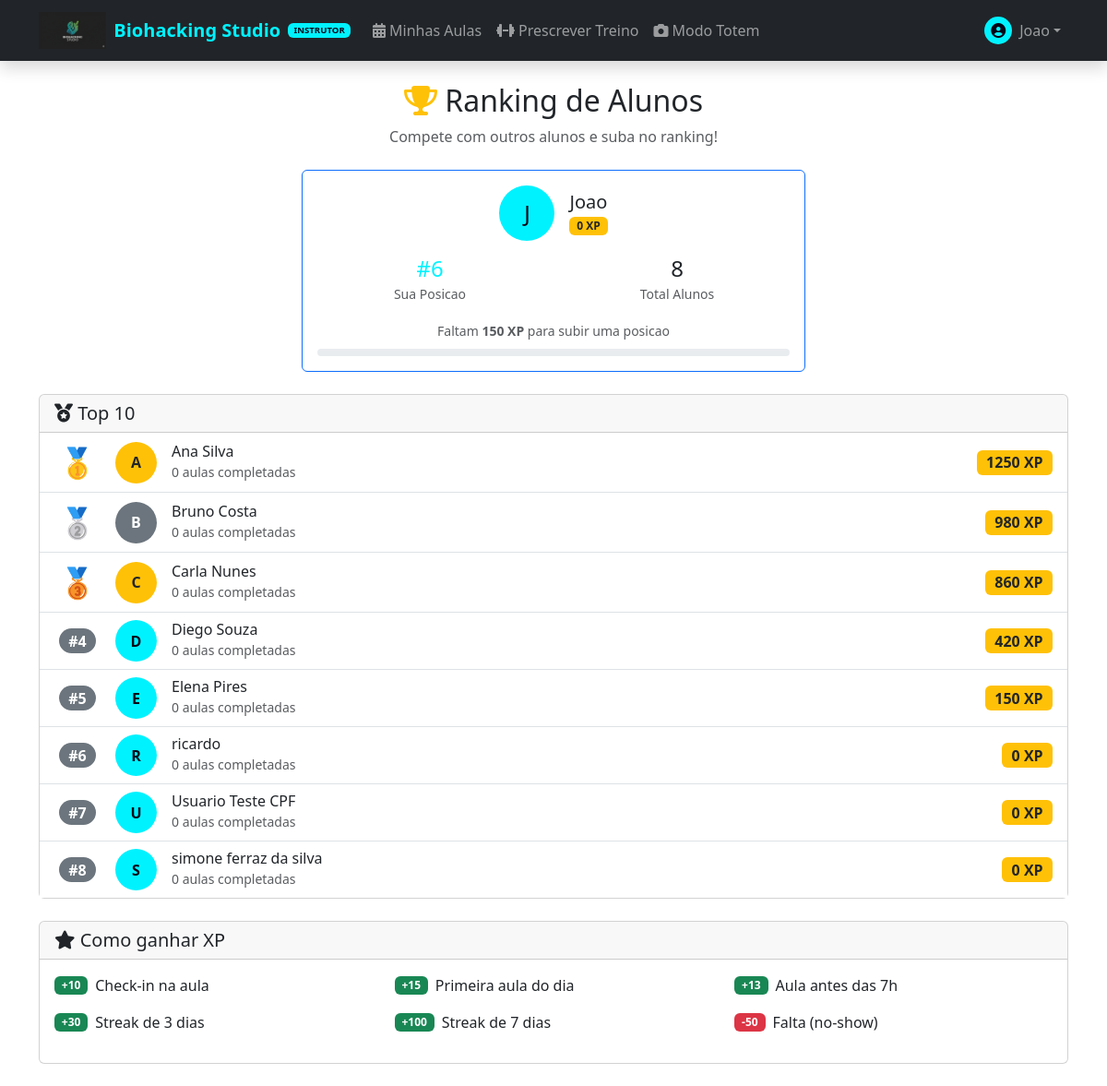
Before: /student/ranking (signed in) with the older database file.
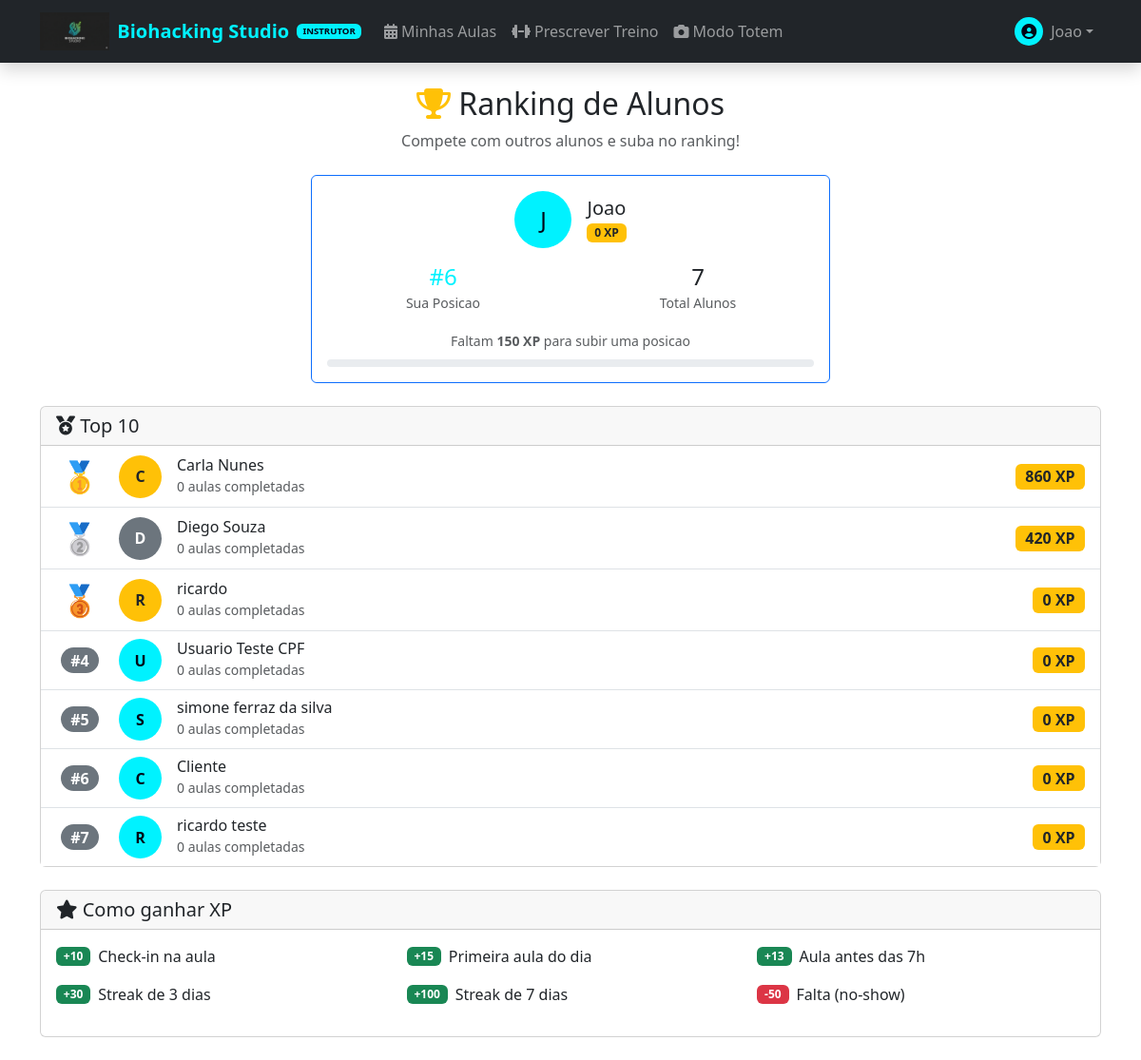
After: the same page with the newer database file.
### app/models/user.py (models this page shows, shortened)
class User(UserMixin, db.Model):
    __tablename__ = 'users'
    id = db.Column(db.Integer, primary_key=True)
    name = db.Column(db.String(100), nullable=False)
    email = db.Column(db.String(120), unique=True, nullable=False)
    phone = db.Column(db.String(20), nullable=False)
    password_hash = db.Column(db.String(256), nullable=False)
    cpf = db.Column(db.String(14), nullable=True)  # Formato: 123.456.789-00
    gender = db.Column(db.Enum(Gender), nullable=True)
    role = db.Column(db.String(20), default='student')
    xp = db.Column(db.Integer, default=0)  # XP total historico (para ranking)
    level = db.Column(db.Integer, default=1)
    xp_available = db.Column(db.Integer, default=0)  # XP disponivel para conversao (janela 3 meses)
    credits_balance = db.Column(db.Integer, default=0)  # Total de creditos ativos (wallets)
    face_encoding = db.Column(db.LargeBinary, nullable=True)
    face_encoding_version = db.Column(db.String(10), default='v1')
    face_registered_at = db.Column(db.DateTime, nullable=True)
    face_last_recognized = db.Column(db.DateTime, nullable=True)
    face_confidence_threshold = db.Column(db.Float, default=0.6)
    photo_url = db.Column(db.String(255))
    referral_code = db.Column(db.String(12), unique=True, nullable=True)
    professional_type = db.Column(db.Enum(ProfessionalType), nullable=True)
    base_commission_rate = db.Column(db.Numeric(5, 2), nullable=True)
    is_active = db.Column(db.Boolean, default=True)
    created_at = db.Column(db.DateTime, default=datetime.utcnow)
    updated_at = db.Column(db.DateTime, default=datetime.utcnow, onupdate=datetime.utcnow)
    last_login = db.Column(db.DateTime)
    @property
    def is_admin(self):
        return self.role == 'admin'
    @property
    def is_student(self):
        return self.role == 'student'
    @property
    def is_instructor(self):
        return self.role == 'instructor'

### app/routes/student.py (the view)
@student_bp.route('/ranking')
@login_required
def ranking():
    top_users = User.query.filter_by(
        role='student',
        is_active=True
    ).order_by(User.xp.desc()).limit(10).all()
    user_rank = db.session.query(
        func.count(User.id)
    ).filter(
        User.role == 'student',
        User.xp > current_user.xp
    ).scalar() + 1
    next_user = User.query.filter(
        User.role == 'student',
        User.xp > current_user.xp
    ).order_by(User.xp).first()
    xp_to_next = (next_user.xp - current_user.xp) if next_user else 0
    total_students = User.query.filter_by(role='student', is_active=True).count()
    return render_template('student/ranking.html',
        top_users=top_users,
        user_rank=user_rank,
        xp_to_next=xp_to_next,
        total_students=total_students
    )

### app/models/notification.py (called while the page is built)
    @classmethod
    def get_unread_count(cls, user_id):
        return cls.query.filter_by(user_id=user_id, is_read=False).count()

### app/templates/student/ranking.html (shortened to what the changed rows need)
{% extends "base.html" %}
{% block content %}
<div class="container py-4">
    <div class="text-center mb-4">
        <h2><i class="fas fa-trophy text-warning"></i> Ranking de Alunos</h2>
    </div>
    <div class="row justify-content-center mb-4">
        <div class="col-md-6">
            <div class="card border-primary">
                <div class="card-body text-center">
                    <div class="row text-center">
                        <div class="col-6">
                            <h4 class="mb-0">{{ total_students }}</h4>
                            <small class="text-muted">Total Alunos</small>
                        </div>
                    </div>
                </div>
            </div>
        </div>
    </div>
    <div class="card">
        <div class="card-body p-0">
            <div class="list-group list-group-flush">
                {% for user in top_users %}
                <div class="list-group-item d-flex align-items-center {% if user.id == current_user.id %}bg-light{% endif %}">
                    <div class="me-3 text-center" style="width: 50px;">
                        {% if loop.index == 1 %}
                        <span style="font-size: 2rem;">🥇</span>
                        {% elif loop.index == 2 %}
                        <span style="font-size: 2rem;">🥈</span>
                        {% elif loop.index == 3 %}
                        <span style="font-size: 2rem;">🥉</span>
                        {% else %}
                        <span class="badge bg-secondary rounded-pill" style="font-size: 1rem;">#{{ loop.index }}</span>
                        {% endif %}
                    </div>
                    <div class="rounded-circle d-flex align-items-center justify-content-center me-3
                                {% if loop.index == 1 %}bg-warning text-dark{% elif loop.index == 2 %}bg-secondary text-white{% elif loop.index == 3 %}bg-warning text-dark{% else %}bg-primary text-white{% endif %}"
                         style="width: 45px; height: 45px; font-weight: bold;">
                        {{ user.name[0].upper() }}
                    </div>
                    <div class="flex-grow-1">
                        <h6 class="mb-0">
                            {{ user.name }}
                        </h6>
                        <small class="text-muted">
                            {{ Booking.query.filter_by(user_id=user.id, status='completed').count() if Booking else 0 }} aulas completadas
                        </small>
                    </div>
                    <div class="text-end">
                        <span class="badge bg-warning text-dark" style="font-size: 1rem;">
                            {{ user.xp }} XP
                        </span>
                    </div>
                </div>
                {% endfor %}
            </div>
        </div>
    </div>
</div>
{% endblock %}

Changed rows visible on the page:
no longer on this page (row edited): User: name "A", name "Ana Silva", query.filter_by "0", xp "1250"
no longer on this page (row edited): User: name "B", name "Bruno Costa", query.filter_by "0", xp "980"
no longer on this page (row edited): User: name "E", name "Elena Pires", query.filter_by "0", xp "150"
computed for User "Carla Nunes": text "🥉" → "🥇"
computed for User "Diego Souza": text "#" → "🥈"
changed User "ricardo": text "#" → "🥉"
added User: name "C", name "Cliente", query.filter_by "0", xp "0"
added User: name "R", name "ricardo teste", query.filter_by "0", xp "0"
Other visible differences:
{{ total_students }}: "8" → "7"
